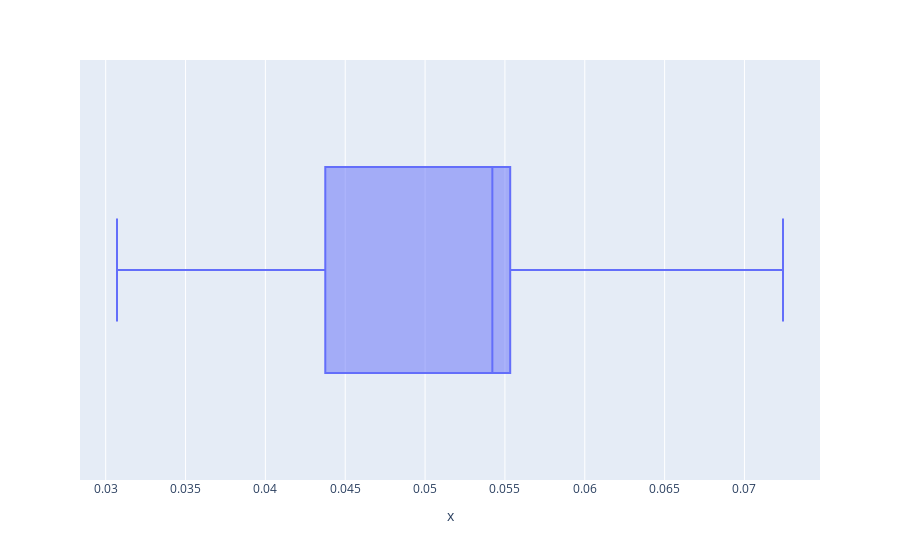

This figure's notebook cell:
### Code cell
px.box(x=df_k.k)

### Figure 1 — Plotly figure (JSON) as saved in the notebook; plotly's stock layout.template omitted (floating-point values rounded to 4 significant figures)
{"data": [{"alignmentgroup": "True", "hovertemplate": "x=%{x}<extra></extra>", "legendgroup": "", "marker": {"color": "#636efa"}, "name": "", "notched": false, "offsetgroup": "", "orientation": "h", "showlegend": false, "type": "box", "x": [0.05168, 0.05533, 0.05493, 0.06276, 0.0535, 0.04375, 0.04237, 0.05507, 0.03071, 0.07241], "x0": " ", "xaxis": "x", "y0": " ", "yaxis": "y"}], "layout": {"boxmode": "group", "legend": {"tracegroupgap": 0}, "margin": {"t": 60}, "xaxis": {"anchor": "y", "domain": [0, 1], "title": {"text": "x"}}, "yaxis": {"anchor": "x", "domain": [0, 1]}}}
